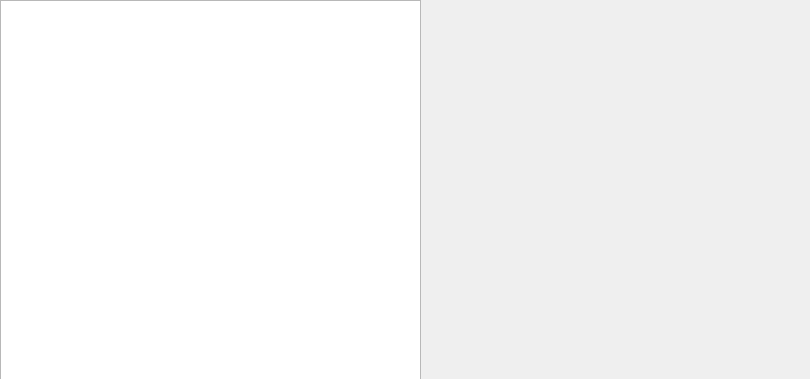
<?xml version="1.0" encoding="UTF-8"?>
<ui version="4.0">
 <class>Player</class>
 <widget class="QWidget" name="Player">
  <property name="geometry">
   <rect>
    <x>0</x>
    <y>0</y>
    <width>810</width>
    <height>379</height>
   </rect>
  </property>
  <property name="windowTitle">
   <string>Form</string>
  </property>
  <layout class="QHBoxLayout" name="horizontalLayout">
   <property name="spacing">
    <number>0</number>
   </property>
   <property name="leftMargin">
    <number>0</number>
   </property>
   <property name="topMargin">
    <number>0</number>
   </property>
   <property name="rightMargin">
    <number>0</number>
   </property>
   <property name="bottomMargin">
    <number>0</number>
   </property>
   <item>
    <widget class="QStackedWidget" name="switcher">
     <property name="sizePolicy">
      <sizepolicy hsizetype="Expanding" vsizetype="Expanding">
       <horstretch>0</horstretch>
       <verstretch>0</verstretch>
      </sizepolicy>
     </property>
     <property name="currentIndex">
      <number>2</number>
     </property>
     <widget class="QWidget" name="videoView">
      <layout class="QGridLayout" name="gridLayout_3">
       <property name="leftMargin">
        <number>0</number>
       </property>
       <property name="topMargin">
        <number>0</number>
       </property>
       <property name="rightMargin">
        <number>0</number>
       </property>
       <property name="bottomMargin">
        <number>0</number>
       </property>
       <property name="spacing">
        <number>0</number>
       </property>
       <item row="0" column="0">
        <widget class="VlcWidgetVideo" name="video" native="true">
         <property name="sizePolicy">
          <sizepolicy hsizetype="Preferred" vsizetype="Expanding">
           <horstretch>0</horstretch>
           <verstretch>0</verstretch>
          </sizepolicy>
         </property>
        </widget>
       </item>
      </layout>
     </widget>
     <widget class="QWidget" name="musicView">
      <layout class="QGridLayout" name="gridLayout_2"/>
     </widget>
     <widget class="QWidget" name="browserView">
      <widget class="QListView" name="listView">
       <property name="geometry">
        <rect>
         <x>0</x>
         <y>0</y>
         <width>421</width>
         <height>381</height>
        </rect>
       </property>
      </widget>
      <widget class="QLabel" name="label">
       <property name="geometry">
        <rect>
         <x>430</x>
         <y>10</y>
         <width>371</width>
         <height>361</height>
        </rect>
       </property>
       <property name="text">
        <string/>
       </property>
      </widget>
     </widget>
    </widget>
   </item>
  </layout>
 </widget>
 <customwidgets>
  <customwidget>
   <class>VlcWidgetVideo</class>
   <extends>QWidget</extends>
   <header>vlc-qt/WidgetVideo.h</header>
   <container>1</container>
   <slots>
    <signal>fullscreen()</signal>
    <slot>toggleFullscreen()</slot>
   </slots>
  </customwidget>
 </customwidgets>
 <resources/>
 <connections/>
</ui>
